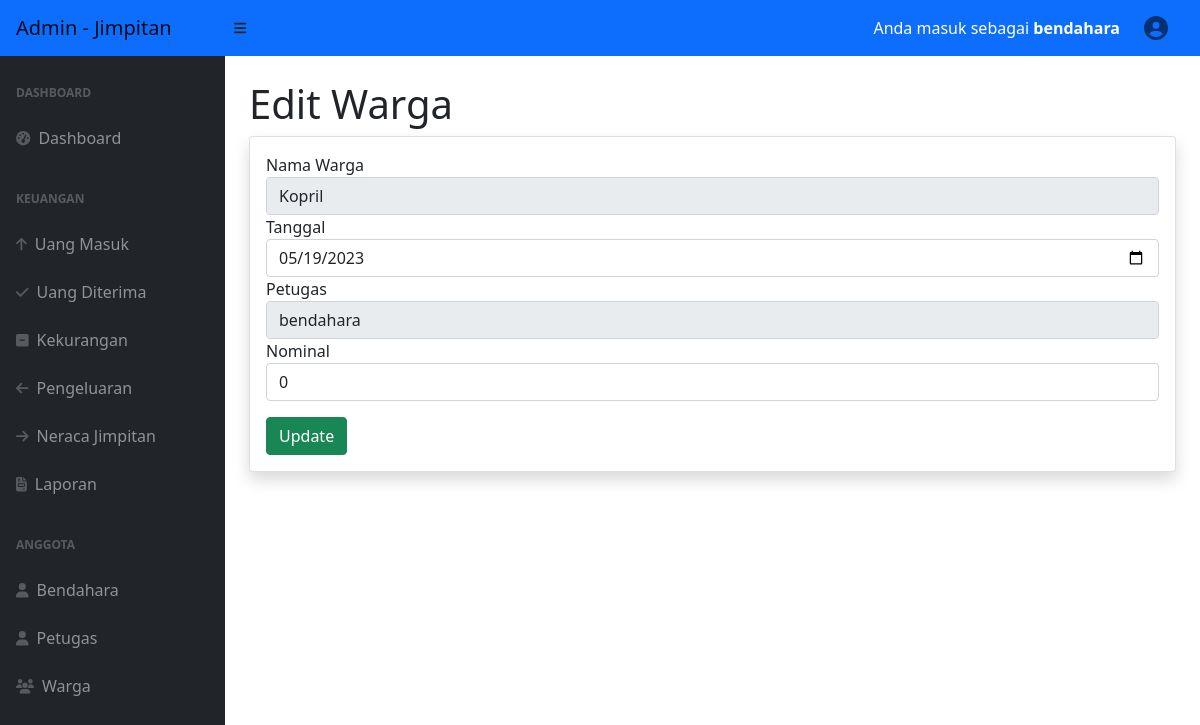
The page /edituang.php?id=219 (signed in) on the database its author committed.
### tables this page shows
CREATE TABLE `pemasukan` (
  `id` int(11) NOT NULL,
  `nama_warga` varchar(25) NOT NULL,
  `tanggal` date NOT NULL,
  `petugas` varchar(25) NOT NULL,
  `jumlah` varchar(11) NOT NULL,
  `status` varchar(10) NOT NULL
);

### edituang.php (the view, shortened to what this page needs)
<!DOCTYPE html>
<html lang="en">
    <head>
        <link href="https://cdn.jsdelivr.net/npm/simple-datatables@latest/dist/style.css" rel="stylesheet" />
        <link href="css/styles.css" rel="stylesheet" />
    </head>
<body class="sb-nav-fixed">
<?php
require ('header.php');
require ('sidenav.php');
?>
<div id="layoutSidenav_content">
<main>
<div class="container-fluid px-4">
                        <h1 class="mt-4">Edit Warga</h1>
<div class="center">
<body>
<?php
$koneksi = mysqli_connect("localhost", "root", "", "jimpitan1");
$id = $_GET['id'];
$data = mysqli_query($koneksi,"select * from pemasukan where id='$id'");
$d = mysqli_fetch_array($data);
?>
<div class="card shadow mb-4">
            <div class="card-body">
              <div class="table-responsive">
<form action="proses_edituang.php" method="POST">
     <label for="nama_warga" class="form-group">Nama Warga</label>
						<input type="nama_warga" name="nama_warga" class="form-control" readonly value="<?php echo $d['nama_warga']; ?>">
					<label class="form-group">Tanggal</label>
						<input type="date" name="tanggal" class="form-control" value="<?php echo $d['tanggal']; ?>" >
						<label class="form-group">Petugas</label>
						<input type="petugas" name="petugas" class="form-control" readonly value="<?php echo $d['petugas']; ?>" >
                        <label class="form-group">Nominal</label>
						<input type="jumlah" name="jumlah" class="form-control" value="<?php echo $d['jumlah']; ?>" >
                        <div class="mt-3">
                        <button name="submit" class="btn btn-success" type="submit">Update</button>
                        </div>
				</form>
			</div>
		</div>

### rows shown on the page
pemasukan: nama_warga "Kopril", tanggal "05/19/2023", petugas "bendahara", jumlah "0"

### other values the page prints
$_SESSION['username'] "bendahara"
